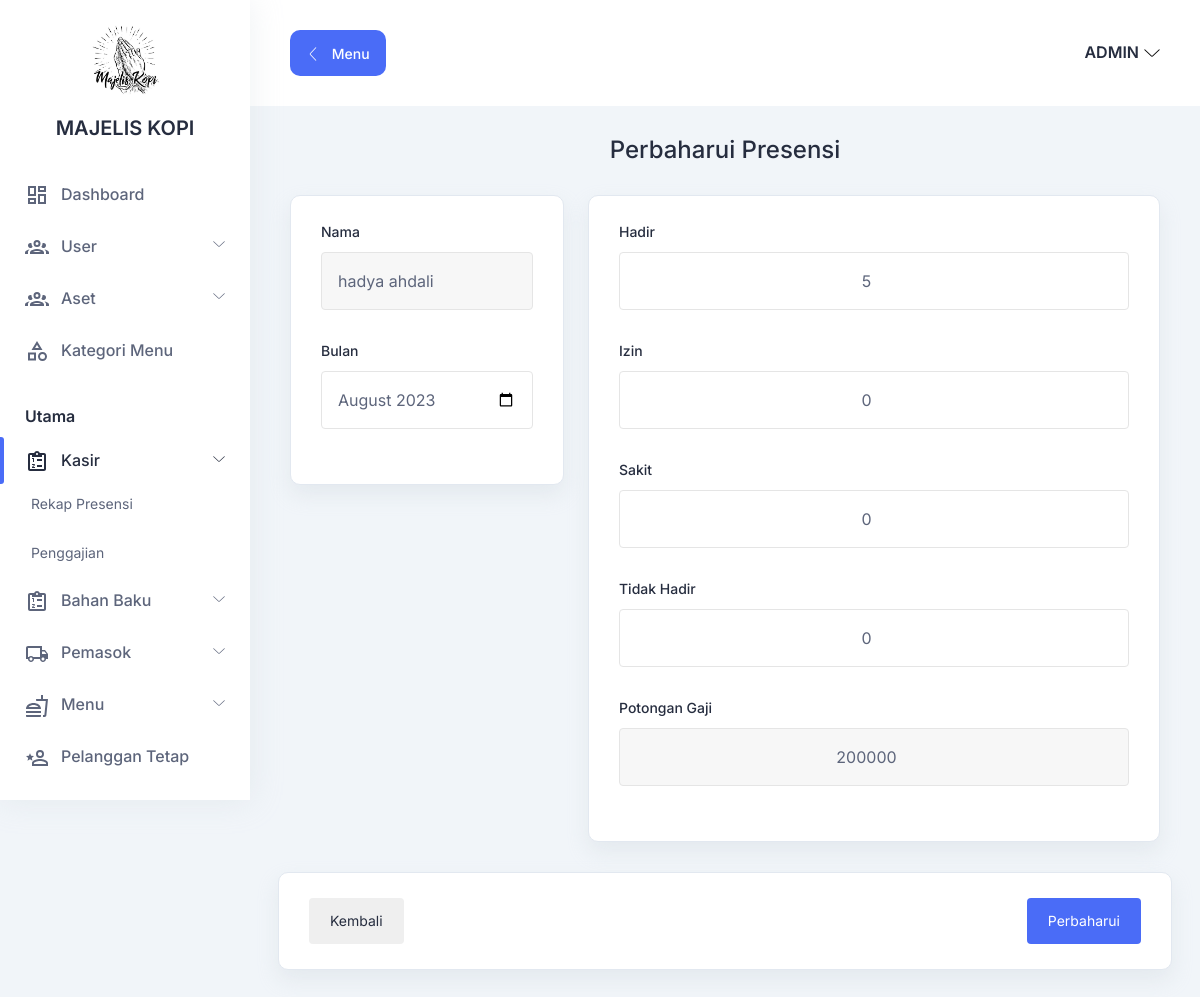
/index.php?h1=karyawan&h2=ubah_presensi&id_kasir=2&id=1 (signed in), run on the app's committed database.
### tables this page shows
CREATE TABLE `kasir`(
    `id` BIGINT UNSIGNED AUTO_INCREMENT,
    `id_user` BIGINT UNSIGNED,
    `nama` VARCHAR(255),
    `tempat_lahir` VARCHAR(255),
    `tanggal_lahir` DATE,
    `jenis_kelamin` VARCHAR(255),
    `nominal_gaji` BIGINT UNSIGNED,
    `foto` VARCHAR(255),
    PRIMARY KEY (`id`),
    FOREIGN KEY (`id_user`) REFERENCES user (`id`) ON DELETE CASCADE 
);

CREATE TABLE `presensi_kasir`(
    `id` BIGINT UNSIGNED AUTO_INCREMENT,
    `id_kasir` BIGINT UNSIGNED,
    `bulan` TINYINT UNSIGNED,
    `tahun` INT UNSIGNED,
    `hadir` TINYINT UNSIGNED,
    `sakit` TINYINT UNSIGNED,
    `izin` TINYINT UNSIGNED,
    `tidak_hadir` TINYINT UNSIGNED,
    PRIMARY KEY (`id`),
    FOREIGN KEY (`id_kasir`) REFERENCES kasir (`id`) ON DELETE CASCADE 
);

CREATE TABLE `penggajian_kasir`(
    `id` BIGINT UNSIGNED AUTO_INCREMENT,
    `id_kasir` BIGINT UNSIGNED,
    `bulan` TINYINT UNSIGNED,
    `tahun` INT UNSIGNED,
    `nominal_gaji` BIGINT UNSIGNED,
    `potongan_gaji` BIGINT UNSIGNED,
    PRIMARY KEY (`id`),
    FOREIGN KEY (`id_kasir`) REFERENCES kasir (`id`) ON DELETE CASCADE 
);

### halaman/presensi/ubah.php (the view, shortened to what this page needs)
<?php
if (isset($_GET['id_kasir']))
    $kasir = $conn->query("SELECT * FROM kasir WHERE id=" . $_GET['id_kasir'])->fetch_assoc();
if (isset($_GET['id'])) {
    $data = $conn->query("SELECT * FROM presensi_kasir WHERE id=" . $_GET['id'])->fetch_assoc();
    $data2 = $conn->query("SELECT * FROM penggajian_kasir WHERE id_kasir=" . $_GET['id_kasir'] . " AND bulan=" . $data['bulan'] . " AND tahun=" . $data['tahun'])->fetch_assoc();
}
?>
<section class="tab-components">
    <div class="container-fluid">
        <div class="title-wrapper pt-30">
            <div class="row align-items-center">
                <div class="col-md-12 text-center">
                    <div class="title mb-30">
                        <h3>Perbaharui Presensi</h3>
                    </div>
                </div>
            </div>
        </div>
        <form action="" method="POST">
            <div class="form-layout-wrapper">
                <div class="row">
                    <div class="col-12 col-md-4">
                        <div class="card-style mb-30">
                            <div class="row">
                                <div class="col-12">
                                    <div class="input-style-1">
                                        <label>Nama</label>
                                        <input type="text" name="nama" autocomplete="off" disabled required value="<?= $kasir['nama']; ?>" />
                                    </div>
                                </div>
                                <div class="col-12">
                                    <div class="input-style-1">
                                        <label>Bulan</label>
                                        <input type="month" class="bg-transparent" name="bulan" autocomplete="off" required value="<?= $data['tahun'] . '-' . str_pad($data['bulan'], 2, '0', STR_PAD_LEFT); ?>" />
                                    </div>
                                </div>
                            </div>
                        </div>
                    </div>
                    <div class="col-12 col-md-8">
                        <div id="bahan-baku-container" class="card-style mb-30">
                            <div class="row">
                                <div class="col-12">
                                    <div class="input-style-1">
                                        <label>Hadir</label>
                                        <input type="number" class="bg-transparent text-center" value="<?= $data['hadir']; ?>" name="hadir" min="0" autocomplete="off" required />
                                    </div>
                                </div>
                                <div class="col-12">
                                    <div class="input-style-1">
                                        <label>Izin</label>
                                        <input type="number" class="bg-transparent text-center" value="<?= $data['izin']; ?>" name="izin" min="0" autocomplete="off" required />
                                    </div>
                                </div>
                                <div class="col-12">
                                    <div class="input-style-1">
                                        <label>Sakit</label>
                                        <input type="number" class="bg-transparent text-center" value="<?= $data['sakit']; ?>" name="sakit" min="0" autocomplete="off" required />
                                    </div>
                                </div>
                                <div class="col-12">
                                    <div class="input-style-1">
                                        <label>Tidak Hadir</label>
                                        <input type="number" class="bg-transparent text-center" value="<?= $data['tidak_hadir']; ?>" name="tidak_hadir" min="0" autocomplete="off" required />
                                    </div>
                                </div>
                                <div class="col-12">
                                    <div class="input-style-1">
                                        <label>Potongan Gaji</label>
                                        <input type="number" class="text-center" readonly value="<?= $data2['potongan_gaji']; ?>" name="potongan_gaji" min="0" autocomplete="off" required />
                                    </div>
                                </div>
                            </div>
                        </div>
                    </div>
                </div>
                <div class="row">
                    <div class="card-style mb-30">
                        <div class="col-12 d-flex justify-content-between">
                            <a href="?h1=karyawan&h2=presensi&h3=karyawan_per_presensi&id_kasir=<?= $kasir['id']; ?>" class="main-btn btn-sm light-btn btn-hover">Kembali</a>
                            <button name="submit" class="main-btn btn-sm primary-btn btn-hover">Perbaharui</button>
                        </div>
                    </div>
                </div>
            </div>
        </form>
    </div>
</section>

### assets/css/fullcalendar.css (style rules this page uses)
:root { --fc-daygrid-event-dot-width: 8px; }
:root { --fc-list-event-dot-width: 10px; --fc-list-event-hover-bg-color: #f5f5f5; }

### data on the page
kasir: nama "hadya ahdali"
presensi_kasir: bulan "2023-08", hadir "5", izin "0", sakit "0", tidak_hadir "0"
penggajian_kasir: potongan_gaji "200000"
